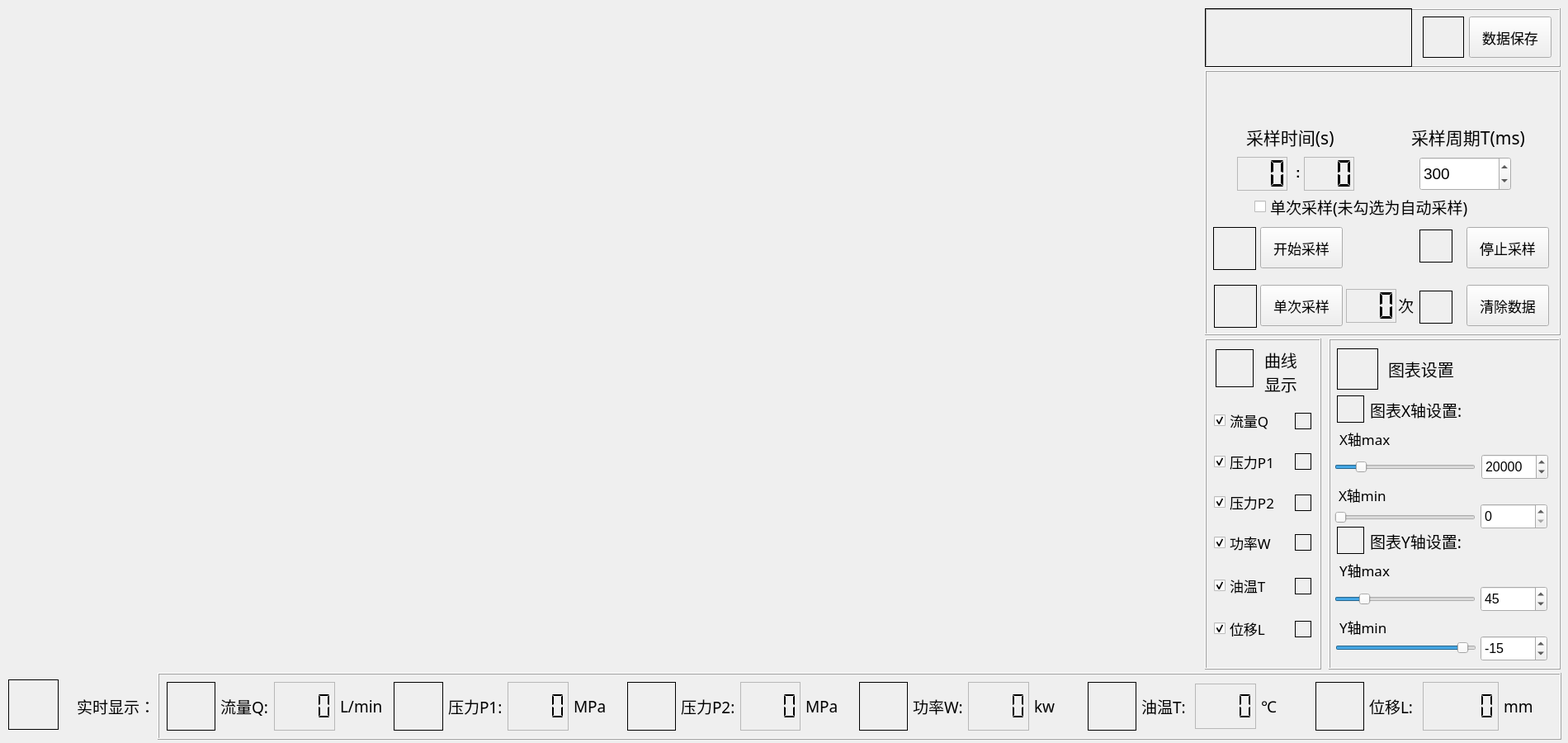
<?xml version="1.0" encoding="UTF-8"?>
<ui version="4.0">
 <class>Widget</class>
 <widget class="QWidget" name="Widget">
  <property name="geometry">
   <rect>
    <x>0</x>
    <y>0</y>
    <width>1900</width>
    <height>900</height>
   </rect>
  </property>
  <property name="windowTitle">
   <string>Widget</string>
  </property>
  <widget class="QFrame" name="frame">
   <property name="geometry">
    <rect>
     <x>191</x>
     <y>815</y>
     <width>1701</width>
     <height>81</height>
    </rect>
   </property>
   <property name="frameShape">
    <enum>QFrame::Box</enum>
   </property>
   <property name="frameShadow">
    <enum>QFrame::Raised</enum>
   </property>
   <layout class="QHBoxLayout" name="horizontalLayout">
    <item>
     <widget class="QLabel" name="QDisplayLabel">
      <property name="minimumSize">
       <size>
        <width>52</width>
        <height>0</height>
       </size>
      </property>
      <property name="frameShape">
       <enum>QFrame::Box</enum>
      </property>
      <property name="text">
       <string/>
      </property>
     </widget>
    </item>
    <item>
     <widget class="QLabel" name="label">
      <property name="font">
       <font>
        <family>黑体</family>
        <pointsize>14</pointsize>
       </font>
      </property>
      <property name="text">
       <string>流量Q:</string>
      </property>
     </widget>
    </item>
    <item alignment="Qt::AlignRight">
     <widget class="QLCDNumber" name="LCD_Q">
      <property name="minimumSize">
       <size>
        <width>74</width>
        <height>0</height>
       </size>
      </property>
      <property name="maximumSize">
       <size>
        <width>55</width>
        <height>16777215</height>
       </size>
      </property>
      <property name="font">
       <font>
        <pointsize>14</pointsize>
       </font>
      </property>
      <property name="frameShape">
       <enum>QFrame::StyledPanel</enum>
      </property>
      <property name="frameShadow">
       <enum>QFrame::Plain</enum>
      </property>
      <property name="lineWidth">
       <number>1</number>
      </property>
      <property name="smallDecimalPoint">
       <bool>false</bool>
      </property>
      <property name="digitCount">
       <number>4</number>
      </property>
      <property name="segmentStyle">
       <enum>QLCDNumber::Flat</enum>
      </property>
      <property name="value" stdset="0">
       <double>0.000000000000000</double>
      </property>
     </widget>
    </item>
    <item>
     <widget class="QLabel" name="label_2">
      <property name="font">
       <font>
        <family>黑体</family>
        <pointsize>14</pointsize>
       </font>
      </property>
      <property name="text">
       <string>L/min</string>
      </property>
     </widget>
    </item>
    <item>
     <widget class="QLabel" name="P1DisplayLabel">
      <property name="minimumSize">
       <size>
        <width>52</width>
        <height>0</height>
       </size>
      </property>
      <property name="frameShape">
       <enum>QFrame::Box</enum>
      </property>
      <property name="text">
       <string/>
      </property>
     </widget>
    </item>
    <item>
     <widget class="QLabel" name="label_3">
      <property name="font">
       <font>
        <family>黑体</family>
        <pointsize>14</pointsize>
       </font>
      </property>
      <property name="text">
       <string>压力P1:</string>
      </property>
     </widget>
    </item>
    <item alignment="Qt::AlignRight">
     <widget class="QLCDNumber" name="LCD_P1">
      <property name="minimumSize">
       <size>
        <width>74</width>
        <height>0</height>
       </size>
      </property>
      <property name="maximumSize">
       <size>
        <width>55</width>
        <height>16777215</height>
       </size>
      </property>
      <property name="font">
       <font>
        <pointsize>14</pointsize>
       </font>
      </property>
      <property name="frameShape">
       <enum>QFrame::StyledPanel</enum>
      </property>
      <property name="frameShadow">
       <enum>QFrame::Plain</enum>
      </property>
      <property name="lineWidth">
       <number>1</number>
      </property>
      <property name="smallDecimalPoint">
       <bool>false</bool>
      </property>
      <property name="digitCount">
       <number>4</number>
      </property>
      <property name="segmentStyle">
       <enum>QLCDNumber::Flat</enum>
      </property>
     </widget>
    </item>
    <item>
     <widget class="QLabel" name="label_4">
      <property name="font">
       <font>
        <family>黑体</family>
        <pointsize>14</pointsize>
       </font>
      </property>
      <property name="text">
       <string>MPa</string>
      </property>
     </widget>
    </item>
    <item>
     <widget class="QLabel" name="P2DisplayLabel">
      <property name="minimumSize">
       <size>
        <width>52</width>
        <height>0</height>
       </size>
      </property>
      <property name="frameShape">
       <enum>QFrame::Box</enum>
      </property>
      <property name="text">
       <string/>
      </property>
     </widget>
    </item>
    <item>
     <widget class="QLabel" name="label_6">
      <property name="font">
       <font>
        <family>黑体</family>
        <pointsize>14</pointsize>
       </font>
      </property>
      <property name="text">
       <string>压力P2:</string>
      </property>
     </widget>
    </item>
    <item alignment="Qt::AlignRight">
     <widget class="QLCDNumber" name="LCD_P2">
      <property name="minimumSize">
       <size>
        <width>73</width>
        <height>0</height>
       </size>
      </property>
      <property name="maximumSize">
       <size>
        <width>55</width>
        <height>16777215</height>
       </size>
      </property>
      <property name="font">
       <font>
        <pointsize>13</pointsize>
       </font>
      </property>
      <property name="frameShape">
       <enum>QFrame::StyledPanel</enum>
      </property>
      <property name="frameShadow">
       <enum>QFrame::Plain</enum>
      </property>
      <property name="lineWidth">
       <number>1</number>
      </property>
      <property name="smallDecimalPoint">
       <bool>false</bool>
      </property>
      <property name="digitCount">
       <number>4</number>
      </property>
      <property name="segmentStyle">
       <enum>QLCDNumber::Flat</enum>
      </property>
     </widget>
    </item>
    <item>
     <widget class="QLabel" name="label_5">
      <property name="font">
       <font>
        <family>黑体</family>
        <pointsize>14</pointsize>
       </font>
      </property>
      <property name="text">
       <string>MPa</string>
      </property>
     </widget>
    </item>
    <item>
     <widget class="QLabel" name="WDisplayLabel">
      <property name="minimumSize">
       <size>
        <width>52</width>
        <height>0</height>
       </size>
      </property>
      <property name="frameShape">
       <enum>QFrame::Box</enum>
      </property>
      <property name="text">
       <string/>
      </property>
     </widget>
    </item>
    <item>
     <widget class="QLabel" name="label_8">
      <property name="font">
       <font>
        <family>黑体</family>
        <pointsize>14</pointsize>
       </font>
      </property>
      <property name="text">
       <string>功率W:</string>
      </property>
     </widget>
    </item>
    <item alignment="Qt::AlignRight">
     <widget class="QLCDNumber" name="LCD_W">
      <property name="minimumSize">
       <size>
        <width>74</width>
        <height>0</height>
       </size>
      </property>
      <property name="maximumSize">
       <size>
        <width>55</width>
        <height>16777215</height>
       </size>
      </property>
      <property name="font">
       <font>
        <pointsize>14</pointsize>
       </font>
      </property>
      <property name="frameShape">
       <enum>QFrame::StyledPanel</enum>
      </property>
      <property name="frameShadow">
       <enum>QFrame::Plain</enum>
      </property>
      <property name="lineWidth">
       <number>1</number>
      </property>
      <property name="smallDecimalPoint">
       <bool>false</bool>
      </property>
      <property name="digitCount">
       <number>4</number>
      </property>
      <property name="segmentStyle">
       <enum>QLCDNumber::Flat</enum>
      </property>
     </widget>
    </item>
    <item>
     <widget class="QLabel" name="label_7">
      <property name="font">
       <font>
        <family>黑体</family>
        <pointsize>14</pointsize>
       </font>
      </property>
      <property name="text">
       <string>kw</string>
      </property>
     </widget>
    </item>
    <item>
     <widget class="QLabel" name="TDisplayLabel">
      <property name="minimumSize">
       <size>
        <width>52</width>
        <height>0</height>
       </size>
      </property>
      <property name="frameShape">
       <enum>QFrame::Box</enum>
      </property>
      <property name="text">
       <string/>
      </property>
     </widget>
    </item>
    <item>
     <widget class="QLabel" name="label_9">
      <property name="font">
       <font>
        <family>黑体</family>
        <pointsize>14</pointsize>
       </font>
      </property>
      <property name="text">
       <string>油温T:</string>
      </property>
     </widget>
    </item>
    <item alignment="Qt::AlignRight">
     <widget class="QLCDNumber" name="LCD_T">
      <property name="minimumSize">
       <size>
        <width>74</width>
        <height>0</height>
       </size>
      </property>
      <property name="maximumSize">
       <size>
        <width>55</width>
        <height>55</height>
       </size>
      </property>
      <property name="font">
       <font>
        <pointsize>14</pointsize>
       </font>
      </property>
      <property name="frameShape">
       <enum>QFrame::StyledPanel</enum>
      </property>
      <property name="frameShadow">
       <enum>QFrame::Plain</enum>
      </property>
      <property name="lineWidth">
       <number>1</number>
      </property>
      <property name="smallDecimalPoint">
       <bool>false</bool>
      </property>
      <property name="digitCount">
       <number>4</number>
      </property>
      <property name="segmentStyle">
       <enum>QLCDNumber::Flat</enum>
      </property>
     </widget>
    </item>
    <item>
     <widget class="QLabel" name="label_10">
      <property name="font">
       <font>
        <family>黑体</family>
        <pointsize>14</pointsize>
       </font>
      </property>
      <property name="text">
       <string>℃</string>
      </property>
     </widget>
    </item>
    <item>
     <widget class="QLabel" name="NDisplayLabel">
      <property name="minimumSize">
       <size>
        <width>52</width>
        <height>0</height>
       </size>
      </property>
      <property name="frameShape">
       <enum>QFrame::Box</enum>
      </property>
      <property name="text">
       <string/>
      </property>
     </widget>
    </item>
    <item>
     <widget class="QLabel" name="label_13">
      <property name="font">
       <font>
        <family>黑体</family>
        <pointsize>14</pointsize>
       </font>
      </property>
      <property name="text">
       <string>位移L:</string>
      </property>
     </widget>
    </item>
    <item alignment="Qt::AlignRight">
     <widget class="QLCDNumber" name="LCD_L">
      <property name="enabled">
       <bool>true</bool>
      </property>
      <property name="minimumSize">
       <size>
        <width>92</width>
        <height>0</height>
       </size>
      </property>
      <property name="font">
       <font>
        <pointsize>14</pointsize>
       </font>
      </property>
      <property name="frameShape">
       <enum>QFrame::StyledPanel</enum>
      </property>
      <property name="frameShadow">
       <enum>QFrame::Plain</enum>
      </property>
      <property name="lineWidth">
       <number>1</number>
      </property>
      <property name="smallDecimalPoint">
       <bool>false</bool>
      </property>
      <property name="segmentStyle">
       <enum>QLCDNumber::Flat</enum>
      </property>
     </widget>
    </item>
    <item>
     <widget class="QLabel" name="label_14">
      <property name="font">
       <font>
        <family>黑体</family>
        <pointsize>14</pointsize>
       </font>
      </property>
      <property name="text">
       <string>mm</string>
      </property>
     </widget>
    </item>
   </layout>
  </widget>
  <widget class="QFrame" name="frame_2">
   <property name="geometry">
    <rect>
     <x>1460</x>
     <y>85</y>
     <width>431</width>
     <height>321</height>
    </rect>
   </property>
   <property name="frameShape">
    <enum>QFrame::Box</enum>
   </property>
   <property name="frameShadow">
    <enum>QFrame::Raised</enum>
   </property>
   <widget class="QLabel" name="label_15">
    <property name="geometry">
     <rect>
      <x>5</x>
      <y>4</y>
      <width>421</width>
      <height>51</height>
     </rect>
    </property>
    <property name="text">
     <string/>
    </property>
    <property name="pixmap">
     <pixmap resource="images.qrc">:/resource/images/labRoomName.png</pixmap>
    </property>
    <property name="scaledContents">
     <bool>true</bool>
    </property>
   </widget>
   <widget class="QLCDNumber" name="samplingTimeLCD_ms">
    <property name="geometry">
     <rect>
      <x>120</x>
      <y>105</y>
      <width>61</width>
      <height>41</height>
     </rect>
    </property>
    <property name="font">
     <font>
      <pointsize>13</pointsize>
     </font>
    </property>
    <property name="frameShape">
     <enum>QFrame::StyledPanel</enum>
    </property>
    <property name="frameShadow">
     <enum>QFrame::Plain</enum>
    </property>
    <property name="lineWidth">
     <number>1</number>
    </property>
    <property name="smallDecimalPoint">
     <bool>false</bool>
    </property>
    <property name="digitCount">
     <number>3</number>
    </property>
    <property name="segmentStyle">
     <enum>QLCDNumber::Flat</enum>
    </property>
    <property name="value" stdset="0">
     <double>0.000000000000000</double>
    </property>
   </widget>
   <widget class="QLCDNumber" name="samplingTimeLCD_s">
    <property name="geometry">
     <rect>
      <x>39</x>
      <y>105</y>
      <width>61</width>
      <height>41</height>
     </rect>
    </property>
    <property name="font">
     <font>
      <pointsize>13</pointsize>
     </font>
    </property>
    <property name="frameShape">
     <enum>QFrame::StyledPanel</enum>
    </property>
    <property name="frameShadow">
     <enum>QFrame::Plain</enum>
    </property>
    <property name="lineWidth">
     <number>1</number>
    </property>
    <property name="smallDecimalPoint">
     <bool>false</bool>
    </property>
    <property name="digitCount">
     <number>3</number>
    </property>
    <property name="segmentStyle">
     <enum>QLCDNumber::Flat</enum>
    </property>
    <property name="value" stdset="0">
     <double>0.000000000000000</double>
    </property>
   </widget>
   <widget class="QLabel" name="label_19">
    <property name="geometry">
     <rect>
      <x>50</x>
      <y>65</y>
      <width>151</width>
      <height>31</height>
     </rect>
    </property>
    <property name="font">
     <font>
      <family>黑体</family>
      <pointsize>16</pointsize>
     </font>
    </property>
    <property name="text">
     <string>采样时间(s)</string>
    </property>
   </widget>
   <widget class="QLabel" name="label_12">
    <property name="geometry">
     <rect>
      <x>10</x>
      <y>60</y>
      <width>40</width>
      <height>40</height>
     </rect>
    </property>
    <property name="frameShape">
     <enum>QFrame::NoFrame</enum>
    </property>
    <property name="text">
     <string/>
    </property>
    <property name="pixmap">
     <pixmap resource="images.qrc">:/resource/images/sampleTimeImg.png</pixmap>
    </property>
    <property name="scaledContents">
     <bool>true</bool>
    </property>
   </widget>
   <widget class="QLabel" name="label_24">
    <property name="geometry">
     <rect>
      <x>110</x>
      <y>103</y>
      <width>21</width>
      <height>41</height>
     </rect>
    </property>
    <property name="font">
     <font>
      <pointsize>13</pointsize>
      <bold>true</bold>
     </font>
    </property>
    <property name="text">
     <string>:</string>
    </property>
   </widget>
   <widget class="QSpinBox" name="SampliePeriodSpinBox">
    <property name="geometry">
     <rect>
      <x>260</x>
      <y>105</y>
      <width>111</width>
      <height>41</height>
     </rect>
    </property>
    <property name="font">
     <font>
      <pointsize>14</pointsize>
     </font>
    </property>
    <property name="minimum">
     <number>5</number>
    </property>
    <property name="maximum">
     <number>1000</number>
    </property>
    <property name="singleStep">
     <number>100</number>
    </property>
    <property name="value">
     <number>300</number>
    </property>
   </widget>
   <widget class="QLabel" name="label_18">
    <property name="geometry">
     <rect>
      <x>250</x>
      <y>60</y>
      <width>181</width>
      <height>41</height>
     </rect>
    </property>
    <property name="font">
     <font>
      <family>黑体</family>
      <pointsize>16</pointsize>
     </font>
    </property>
    <property name="text">
     <string>采样周期T(ms)</string>
    </property>
   </widget>
   <widget class="QLabel" name="label_11">
    <property name="geometry">
     <rect>
      <x>210</x>
      <y>61</y>
      <width>40</width>
      <height>40</height>
     </rect>
    </property>
    <property name="frameShape">
     <enum>QFrame::NoFrame</enum>
    </property>
    <property name="text">
     <string/>
    </property>
    <property name="pixmap">
     <pixmap resource="images.qrc">:/resource/images/samplyPeriodImg.png</pixmap>
    </property>
    <property name="scaledContents">
     <bool>true</bool>
    </property>
   </widget>
   <widget class="QLabel" name="startLabel">
    <property name="geometry">
     <rect>
      <x>10</x>
      <y>190</y>
      <width>52</width>
      <height>52</height>
     </rect>
    </property>
    <property name="frameShape">
     <enum>QFrame::Box</enum>
    </property>
    <property name="text">
     <string/>
    </property>
   </widget>
   <widget class="QPushButton" name="startSamplingBtn">
    <property name="geometry">
     <rect>
      <x>67</x>
      <y>190</y>
      <width>100</width>
      <height>50</height>
     </rect>
    </property>
    <property name="font">
     <font>
      <family>黑体</family>
      <pointsize>13</pointsize>
     </font>
    </property>
    <property name="text">
     <string>开始采样</string>
    </property>
   </widget>
   <widget class="QLabel" name="stopLabel">
    <property name="geometry">
     <rect>
      <x>260</x>
      <y>193</y>
      <width>40</width>
      <height>40</height>
     </rect>
    </property>
    <property name="frameShape">
     <enum>QFrame::Box</enum>
    </property>
    <property name="text">
     <string/>
    </property>
   </widget>
   <widget class="QPushButton" name="stopSamplingBtn">
    <property name="geometry">
     <rect>
      <x>317</x>
      <y>190</y>
      <width>100</width>
      <height>50</height>
     </rect>
    </property>
    <property name="font">
     <font>
      <family>黑体</family>
      <pointsize>13</pointsize>
     </font>
    </property>
    <property name="text">
     <string>停止采样</string>
    </property>
   </widget>
   <widget class="QLabel" name="clearDataLabel">
    <property name="geometry">
     <rect>
      <x>260</x>
      <y>267</y>
      <width>40</width>
      <height>40</height>
     </rect>
    </property>
    <property name="frameShape">
     <enum>QFrame::Box</enum>
    </property>
    <property name="text">
     <string/>
    </property>
   </widget>
   <widget class="QPushButton" name="dataClearBtn">
    <property name="geometry">
     <rect>
      <x>317</x>
      <y>260</y>
      <width>100</width>
      <height>50</height>
     </rect>
    </property>
    <property name="font">
     <font>
      <family>黑体</family>
      <pointsize>13</pointsize>
     </font>
    </property>
    <property name="text">
     <string>清除数据</string>
    </property>
   </widget>
   <widget class="QCheckBox" name="unautoSamplybox">
    <property name="geometry">
     <rect>
      <x>60</x>
      <y>140</y>
      <width>351</width>
      <height>51</height>
     </rect>
    </property>
    <property name="font">
     <font>
      <family>黑体</family>
      <pointsize>14</pointsize>
     </font>
    </property>
    <property name="text">
     <string>单次采样(未勾选为自动采样)</string>
    </property>
   </widget>
   <widget class="QPushButton" name="onceSamplingBtn">
    <property name="geometry">
     <rect>
      <x>67</x>
      <y>260</y>
      <width>100</width>
      <height>50</height>
     </rect>
    </property>
    <property name="font">
     <font>
      <family>黑体</family>
      <pointsize>13</pointsize>
     </font>
    </property>
    <property name="text">
     <string>单次采样</string>
    </property>
   </widget>
   <widget class="QLabel" name="startLabel_once">
    <property name="geometry">
     <rect>
      <x>11</x>
      <y>260</y>
      <width>52</width>
      <height>52</height>
     </rect>
    </property>
    <property name="frameShape">
     <enum>QFrame::Box</enum>
    </property>
    <property name="text">
     <string/>
    </property>
   </widget>
   <widget class="QLCDNumber" name="samplyCountDisplay">
    <property name="geometry">
     <rect>
      <x>171</x>
      <y>265</y>
      <width>61</width>
      <height>41</height>
     </rect>
    </property>
    <property name="font">
     <font>
      <pointsize>11</pointsize>
     </font>
    </property>
    <property name="frameShape">
     <enum>QFrame::StyledPanel</enum>
    </property>
    <property name="frameShadow">
     <enum>QFrame::Plain</enum>
    </property>
    <property name="lineWidth">
     <number>1</number>
    </property>
    <property name="smallDecimalPoint">
     <bool>false</bool>
    </property>
    <property name="digitCount">
     <number>3</number>
    </property>
    <property name="segmentStyle">
     <enum>QLCDNumber::Flat</enum>
    </property>
    <property name="value" stdset="0">
     <double>0.000000000000000</double>
    </property>
   </widget>
   <widget class="QLabel" name="label_16">
    <property name="geometry">
     <rect>
      <x>234</x>
      <y>244</y>
      <width>31</width>
      <height>81</height>
     </rect>
    </property>
    <property name="font">
     <font>
      <family>黑体</family>
      <pointsize>14</pointsize>
     </font>
    </property>
    <property name="text">
     <string>次</string>
    </property>
   </widget>
  </widget>
  <widget class="QFrame" name="frame_7">
   <property name="geometry">
    <rect>
     <x>1460</x>
     <y>410</y>
     <width>141</width>
     <height>401</height>
    </rect>
   </property>
   <property name="frameShape">
    <enum>QFrame::Box</enum>
   </property>
   <property name="frameShadow">
    <enum>QFrame::Raised</enum>
   </property>
   <widget class="QCheckBox" name="Q_CheckBox">
    <property name="geometry">
     <rect>
      <x>11</x>
      <y>88</y>
      <width>91</width>
      <height>23</height>
     </rect>
    </property>
    <property name="font">
     <font>
      <family>黑体</family>
      <pointsize>13</pointsize>
     </font>
    </property>
    <property name="text">
     <string>流量Q</string>
    </property>
    <property name="checked">
     <bool>true</bool>
    </property>
   </widget>
   <widget class="QCheckBox" name="P1_CheckBox">
    <property name="geometry">
     <rect>
      <x>11</x>
      <y>138</y>
      <width>91</width>
      <height>23</height>
     </rect>
    </property>
    <property name="font">
     <font>
      <family>黑体</family>
      <pointsize>13</pointsize>
     </font>
    </property>
    <property name="text">
     <string>压力P1</string>
    </property>
    <property name="checked">
     <bool>true</bool>
    </property>
   </widget>
   <widget class="QCheckBox" name="P2_CheckBox">
    <property name="geometry">
     <rect>
      <x>11</x>
      <y>187</y>
      <width>91</width>
      <height>23</height>
     </rect>
    </property>
    <property name="font">
     <font>
      <family>黑体</family>
      <pointsize>13</pointsize>
     </font>
    </property>
    <property name="text">
     <string>压力P2</string>
    </property>
    <property name="checked">
     <bool>true</bool>
    </property>
   </widget>
   <widget class="QCheckBox" name="W_CheckBox">
    <property name="geometry">
     <rect>
      <x>11</x>
      <y>236</y>
      <width>91</width>
      <height>23</height>
     </rect>
    </property>
    <property name="font">
     <font>
      <family>黑体</family>
      <pointsize>13</pointsize>
     </font>
    </property>
    <property name="text">
     <string>功率W</string>
    </property>
    <property name="checked">
     <bool>true</bool>
    </property>
   </widget>
   <widget class="QCheckBox" name="T_CheckBox">
    <property name="geometry">
     <rect>
      <x>11</x>
      <y>288</y>
      <width>81</width>
      <height>23</height>
     </rect>
    </property>
    <property name="font">
     <font>
      <family>黑体</family>
      <pointsize>13</pointsize>
     </font>
    </property>
    <property name="text">
     <string>油温T</string>
    </property>
    <property name="checked">
     <bool>true</bool>
    </property>
   </widget>
   <widget class="QCheckBox" name="N_CheckBox">
    <property name="geometry">
     <rect>
      <x>11</x>
      <y>340</y>
      <width>91</width>
      <height>23</height>
     </rect>
    </property>
    <property name="font">
     <font>
      <family>黑体</family>
      <pointsize>13</pointsize>
     </font>
    </property>
    <property name="text">
     <string>位移L</string>
    </property>
    <property name="checked">
     <bool>true</bool>
    </property>
   </widget>
   <widget class="QLabel" name="label_22">
    <property name="geometry">
     <rect>
      <x>72</x>
      <y>15</y>
      <width>61</width>
      <height>51</height>
     </rect>
    </property>
    <property name="font">
     <font>
      <family>黑体</family>
      <pointsize>15</pointsize>
     </font>
    </property>
    <property name="text">
     <string>曲线
显示</string>
    </property>
   </widget>
   <widget class="QLabel" name="P1labelColor">
    <property name="geometry">
     <rect>
      <x>109</x>
      <y>139</y>
      <width>20</width>
      <height>20</height>
     </rect>
    </property>
    <property name="frameShape">
     <enum>QFrame::Box</enum>
    </property>
    <property name="text">
     <string/>
    </property>
   </widget>
   <widget class="QLabel" name="P2labelColor">
    <property name="geometry">
     <rect>
      <x>109</x>
      <y>189</y>
      <width>20</width>
      <height>20</height>
     </rect>
    </property>
    <property name="frameShape">
     <enum>QFrame::Box</enum>
    </property>
    <property name="text">
     <string/>
    </property>
   </widget>
   <widget class="QLabel" name="QlabelColor">
    <property name="geometry">
     <rect>
      <x>109</x>
      <y>90</y>
      <width>20</width>
      <height>20</height>
     </rect>
    </property>
    <property name="frameShape">
     <enum>QFrame::Box</enum>
    </property>
    <property name="text">
     <string/>
    </property>
   </widget>
   <widget class="QLabel" name="WlabelColor">
    <property name="geometry">
     <rect>
      <x>109</x>
      <y>237</y>
      <width>20</width>
      <height>20</height>
     </rect>
    </property>
    <property name="frameShape">
     <enum>QFrame::Box</enum>
    </property>
    <property name="text">
     <string/>
    </property>
   </widget>
   <widget class="QLabel" name="TlabelColor">
    <property name="geometry">
     <rect>
      <x>109</x>
      <y>290</y>
      <width>20</width>
      <height>20</height>
     </rect>
    </property>
    <property name="frameShape">
     <enum>QFrame::Box</enum>
    </property>
    <property name="text">
     <string/>
    </property>
   </widget>
   <widget class="QLabel" name="NlabelColor">
    <property name="geometry">
     <rect>
      <x>109</x>
      <y>342</y>
      <width>20</width>
      <height>20</height>
     </rect>
    </property>
    <property name="frameShape">
     <enum>QFrame::Box</enum>
    </property>
    <property name="text">
     <string/>
    </property>
   </widget>
   <widget class="QLabel" name="curveDisplayLabel">
    <property name="geometry">
     <rect>
      <x>13</x>
      <y>13</y>
      <width>46</width>
      <height>46</height>
     </rect>
    </property>
    <property name="frameShape">
     <enum>QFrame::Box</enum>
    </property>
    <property name="text">
     <string/>
    </property>
   </widget>
  </widget>
  <widget class="QFrame" name="frame_6">
   <property name="geometry">
    <rect>
     <x>1610</x>
     <y>410</y>
     <width>281</width>
     <height>401</height>
    </rect>
   </property>
   <property name="frameShape">
    <enum>QFrame::Box</enum>
   </property>
   <property name="frameShadow">
    <enum>QFrame::Raised</enum>
   </property>
   <widget class="QLabel" name="label_20">
    <property name="geometry">
     <rect>
      <x>13</x>
      <y>270</y>
      <width>111</width>
      <height>21</height>
     </rect>
    </property>
    <property name="font">
     <font>
      <family>黑体</family>
      <pointsize>13</pointsize>
     </font>
    </property>
    <property name="text">
     <string>Y轴max</string>
    </property>
   </widget>
   <widget class="QSpinBox" name="yAxisMaxSpinBox">
    <property name="geometry">
     <rect>
      <x>184</x>
      <y>300</y>
      <width>81</width>
      <height>31</height>
     </rect>
    </property>
    <property name="font">
     <font>
      <pointsize>12</pointsize>
     </font>
    </property>
    <property name="maximum">
     <number>200</number>
    </property>
    <property name="value">
     <number>45</number>
    </property>
   </widget>
   <widget class="QLabel" name="label_21">
    <property name="geometry">
     <rect>
      <x>13</x>
      <y>339</y>
      <width>91</width>
      <height>21</height>
     </rect>
    </property>
    <property name="font">
     <font>
      <family>黑体</family>
      <pointsize>13</pointsize>
     </font>
    </property>
    <property name="text">
     <string>Y轴min</string>
    </property>
   </widget>
   <widget class="QSpinBox" name="yAxisMinSpinBox">
    <property name="geometry">
     <rect>
      <x>184</x>
      <y>360</y>
      <width>81</width>
      <height>31</height>
     </rect>
    </property>
    <property name="font">
     <font>
      <pointsize>12</pointsize>
     </font>
    </property>
    <property name="minimum">
     <number>-100</number>
    </property>
    <property name="maximum">
     <number>0</number>
    </property>
    <property name="value">
     <number>-15</number>
    </property>
   </widget>
   <widget class="QLabel" name="label_30">
    <property name="geometry">
     <rect>
      <x>72</x>
      <y>11</y>
      <width>111</width>
      <height>51</height>
     </rect>
    </property>
    <property name="font">
     <font>
      <family>黑体</family>
      <pointsize>15</pointsize>
     </font>
    </property>
    <property name="text">
     <string>图表设置</string>
    </property>
   </widget>
   <widget class="QLabel" name="label_31">
    <property name="geometry">
     <rect>
      <x>50</x>
      <y>230</y>
      <width>161</width>
      <height>31</height>
     </rect>
    </property>
    <property name="font">
     <font>
      <family>黑体</family>
      <pointsize>14</pointsize>
     </font>
    </property>
    <property name="text">
     <string>图表Y轴设置:</string>
    </property>
   </widget>
   <widget class="QSpinBox" name="xAxisMinSpinBox">
    <property name="geometry">
     <rect>
      <x>184</x>
      <y>200</y>
      <width>81</width>
      <height>31</height>
     </rect>
    </property>
    <property name="font">
     <font>
      <pointsize>12</pointsize>
     </font>
    </property>
    <property name="minimum">
     <number>0</number>
    </property>
    <property name="maximum">
     <number>10000</number>
    </property>
    <property name="value">
     <number>0</number>
    </property>
   </widget>
   <widget class="QSpinBox" name="xAxisMaxSpinBox">
    <property name="geometry">
     <rect>
      <x>185</x>
      <y>140</y>
      <width>81</width>
      <height>31</height>
     </rect>
    </property>
    <property name="font">
     <font>
      <pointsize>12</pointsize>
     </font>
    </property>
    <property name="minimum">
     <number>5000</number>
    </property>
    <property name="maximum">
     <number>100000</number>
    </property>
    <property name="value">
     <number>20000</number>
    </property>
   </widget>
   <widget class="QLabel" name="label_32">
    <property name="geometry">
     <rect>
      <x>50</x>
      <y>71</y>
      <width>191</width>
      <height>31</height>
     </rect>
    </property>
    <property name="font">
     <font>
      <family>黑体</family>
      <pointsize>14</pointsize>
     </font>
    </property>
    <property name="text">
     <string>图表X轴设置:</string>
    </property>
   </widget>
   <widget class="QLabel" name="label_33">
    <property name="geometry">
     <rect>
      <x>13</x>
      <y>111</y>
      <width>81</width>
      <height>21</height>
     </rect>
    </property>
    <property name="font">
     <font>
      <family>黑体</family>
      <pointsize>13</pointsize>
     </font>
    </property>
    <property name="text">
     <string>X轴max</string>
    </property>
   </widget>
   <widget class="QLabel" name="label_34">
    <property name="geometry">
     <rect>
      <x>12</x>
      <y>179</y>
      <width>81</width>
      <height>21</height>
     </rect>
    </property>
    <property name="font">
     <font>
      <family>黑体</family>
      <pointsize>13</pointsize>
     </font>
    </property>
    <property name="text">
     <string>X轴min</string>
    </property>
   </widget>
   <widget class="QSlider" name="xAxisMaxSlider">
    <property name="geometry">
     <rect>
      <x>7</x>
      <y>148</y>
      <width>171</width>
      <height>16</height>
     </rect>
    </property>
    <property name="minimum">
     <number>5000</number>
    </property>
    <property name="maximum">
     <number>100000</number>
    </property>
    <property name="value">
     <number>20000</number>
    </property>
    <property name="orientation">
     <enum>Qt::Horizontal</enum>
    </property>
   </widget>
   <widget class="QSlider" name="xAxisMiniSlider">
    <property name="geometry">
     <rect>
      <x>7</x>
      <y>209</y>
      <width>171</width>
      <height>16</height>
     </rect>
    </property>
    <property name="minimum">
     <number>0</number>
    </property>
    <property name="maximum">
     <number>10000</number>
    </property>
    <property name="orientation">
     <enum>Qt::Horizontal</enum>
    </property>
   </widget>
   <widget class="QSlider" name="yAxisMaxSlider">
    <property name="geometry">
     <rect>
      <x>7</x>
      <y>308</y>
      <width>171</width>
      <height>16</height>
     </rect>
    </property>
    <property name="minimum">
     <number>10</number>
    </property>
    <property name="maximum">
     <number>200</number>
    </property>
    <property name="value">
     <number>45</number>
    </property>
    <property name="orientation">
     <enum>Qt::Horizontal</enum>
    </property>
   </widget>
   <widget class="QSlider" name="yAxisMiniSlider">
    <property name="geometry">
     <rect>
      <x>8</x>
      <y>367</y>
      <width>171</width>
      <height>16</height>
     </rect>
    </property>
    <property name="minimum">
     <number>-100</number>
    </property>
    <property name="maximum">
     <number>-10</number>
    </property>
    <property name="value">
     <number>-15</number>
    </property>
    <property name="orientation">
     <enum>Qt::Horizontal</enum>
    </property>
   </widget>
   <widget class="QLabel" name="tableSetLabel">
    <property name="geometry">
     <rect>
      <x>10</x>
      <y>12</y>
      <width>50</width>
      <height>50</height>
     </rect>
    </property>
    <property name="frameShape">
     <enum>QFrame::Box</enum>
    </property>
    <property name="text">
     <string/>
    </property>
   </widget>
   <widget class="QLabel" name="xAxisTableLabel">
    <property name="geometry">
     <rect>
      <x>10</x>
      <y>69</y>
      <width>33</width>
      <height>33</height>
     </rect>
    </property>
    <property name="frameShape">
     <enum>QFrame::Box</enum>
    </property>
    <property name="text">
     <string/>
    </property>
   </widget>
   <widget class="QLabel" name="yAxisTableLabel">
    <property name="geometry">
     <rect>
      <x>10</x>
      <y>228</y>
      <width>33</width>
      <height>33</height>
     </rect>
    </property>
    <property name="frameShape">
     <enum>QFrame::Box</enum>
    </property>
    <property name="text">
     <string/>
    </property>
   </widget>
  </widget>
  <widget class="QFrame" name="frame_8">
   <property name="geometry">
    <rect>
     <x>1460</x>
     <y>10</y>
     <width>431</width>
     <height>71</height>
    </rect>
   </property>
   <property name="frameShape">
    <enum>QFrame::Box</enum>
   </property>
   <property name="frameShadow">
    <enum>QFrame::Raised</enum>
   </property>
   <widget class="QLabel" name="GDUTlabel">
    <property name="geometry">
     <rect>
      <x>0</x>
      <y>0</y>
      <width>251</width>
      <height>71</height>
     </rect>
    </property>
    <property name="frameShape">
     <enum>QFrame::Box</enum>
    </property>
    <property name="text">
     <string/>
    </property>
   </widget>
   <widget class="QLabel" name="dataAnalysisLabel">
    <property name="geometry">
     <rect>
      <x>264</x>
      <y>10</y>
      <width>50</width>
      <height>50</height>
     </rect>
    </property>
    <property name="frameShape">
     <enum>QFrame::Box</enum>
    </property>
    <property name="text">
     <string/>
    </property>
   </widget>
   <widget class="QPushButton" name="dataAnlBtn">
    <property name="geometry">
     <rect>
      <x>320</x>
      <y>10</y>
      <width>100</width>
      <height>50</height>
     </rect>
    </property>
    <property name="font">
     <font>
      <family>黑体</family>
      <pointsize>13</pointsize>
     </font>
    </property>
    <property name="text">
     <string>数据保存</string>
    </property>
   </widget>
  </widget>
  <widget class="QLabel" name="label_23">
   <property name="geometry">
    <rect>
     <x>75</x>
     <y>820</y>
     <width>131</width>
     <height>71</height>
    </rect>
   </property>
   <property name="font">
    <font>
     <family>黑体</family>
     <pointsize>14</pointsize>
    </font>
   </property>
   <property name="frameShape">
    <enum>QFrame::NoFrame</enum>
   </property>
   <property name="frameShadow">
    <enum>QFrame::Raised</enum>
   </property>
   <property name="text">
    <string>实时显示：</string>
   </property>
   <property name="alignment">
    <set>Qt::AlignCenter</set>
   </property>
  </widget>
  <widget class="QLabel" name="realTimeDisplayIabel">
   <property name="geometry">
    <rect>
     <x>10</x>
     <y>823</y>
     <width>61</width>
     <height>61</height>
    </rect>
   </property>
   <property name="font">
    <font>
     <family>黑体</family>
     <pointsize>11</pointsize>
    </font>
   </property>
   <property name="frameShape">
    <enum>QFrame::Box</enum>
   </property>
   <property name="text">
    <string/>
   </property>
   <property name="alignment">
    <set>Qt::AlignCenter</set>
   </property>
  </widget>
  <widget class="QSplitter" name="splitter_3">
   <property name="geometry">
    <rect>
     <x>1000</x>
     <y>90</y>
     <width>0</width>
     <height>291</height>
    </rect>
   </property>
   <property name="orientation">
    <enum>Qt::Horizontal</enum>
   </property>
   <widget class="QSplitter" name="splitter_2">
    <property name="orientation">
     <enum>Qt::Horizontal</enum>
    </property>
    <widget class="QSplitter" name="splitter">
     <property name="orientation">
      <enum>Qt::Horizontal</enum>
     </property>
    </widget>
   </widget>
  </widget>
  <zorder>frame</zorder>
  <zorder>frame_2</zorder>
  <zorder>frame_7</zorder>
  <zorder>frame_8</zorder>
  <zorder>label_23</zorder>
  <zorder>frame_6</zorder>
  <zorder>realTimeDisplayIabel</zorder>
  <zorder>splitter_3</zorder>
 </widget>
 <resources>
  <include location="images.qrc"/>
 </resources>
 <connections>
  <connection>
   <sender>yAxisMinSpinBox</sender>
   <signal>valueChanged(int)</signal>
   <receiver>yAxisMiniSlider</receiver>
   <slot>setValue(int)</slot>
   <hints>
    <hint type="sourcelabel">
     <x>1844</x>
     <y>784</y>
    </hint>
    <hint type="destinationlabel">
     <x>1713</x>
     <y>783</y>
    </hint>
   </hints>
  </connection>
  <connection>
   <sender>xAxisMiniSlider</sender>
   <signal>valueChanged(int)</signal>
   <receiver>xAxisMinSpinBox</receiver>
   <slot>setValue(int)</slot>
   <hints>
    <hint type="sourcelabel">
     <x>1712</x>
     <y>616</y>
    </hint>
    <hint type="destinationlabel">
     <x>1844</x>
     <y>615</y>
    </hint>
   </hints>
  </connection>
  <connection>
   <sender>yAxisMiniSlider</sender>
   <signal>valueChanged(int)</signal>
   <receiver>yAxisMinSpinBox</receiver>
   <slot>setValue(int)</slot>
   <hints>
    <hint type="sourcelabel">
     <x>1713</x>
     <y>783</y>
    </hint>
    <hint type="destinationlabel">
     <x>1844</x>
     <y>784</y>
    </hint>
   </hints>
  </connection>
  <connection>
   <sender>xAxisMaxSlider</sender>
   <signal>valueChanged(int)</signal>
   <receiver>xAxisMaxSpinBox</receiver>
   <slot>setValue(int)</slot>
   <hints>
    <hint type="sourcelabel">
     <x>1712</x>
     <y>552</y>
    </hint>
    <hint type="destinationlabel">
     <x>1845</x>
     <y>552</y>
    </hint>
   </hints>
  </connection>
  <connection>
   <sender>yAxisMaxSlider</sender>
   <signal>valueChanged(int)</signal>
   <receiver>yAxisMaxSpinBox</receiver>
   <slot>setValue(int)</slot>
   <hints>
    <hint type="sourcelabel">
     <x>1712</x>
     <y>715</y>
    </hint>
    <hint type="destinationlabel">
     <x>1844</x>
     <y>715</y>
    </hint>
   </hints>
  </connection>
  <connection>
   <sender>yAxisMaxSpinBox</sender>
   <signal>valueChanged(int)</signal>
   <receiver>yAxisMaxSlider</receiver>
   <slot>setValue(int)</slot>
   <hints>
    <hint type="sourcelabel">
     <x>1844</x>
     <y>715</y>
    </hint>
    <hint type="destinationlabel">
     <x>1712</x>
     <y>715</y>
    </hint>
   </hints>
  </connection>
  <connection>
   <sender>xAxisMaxSpinBox</sender>
   <signal>valueChanged(int)</signal>
   <receiver>xAxisMaxSlider</receiver>
   <slot>setValue(int)</slot>
   <hints>
    <hint type="sourcelabel">
     <x>1845</x>
     <y>552</y>
    </hint>
    <hint type="destinationlabel">
     <x>1712</x>
     <y>552</y>
    </hint>
   </hints>
  </connection>
  <connection>
   <sender>xAxisMinSpinBox</sender>
   <signal>valueChanged(int)</signal>
   <receiver>xAxisMiniSlider</receiver>
   <slot>setValue(int)</slot>
   <hints>
    <hint type="sourcelabel">
     <x>1844</x>
     <y>615</y>
    </hint>
    <hint type="destinationlabel">
     <x>1712</x>
     <y>616</y>
    </hint>
   </hints>
  </connection>
 </connections>
</ui>
